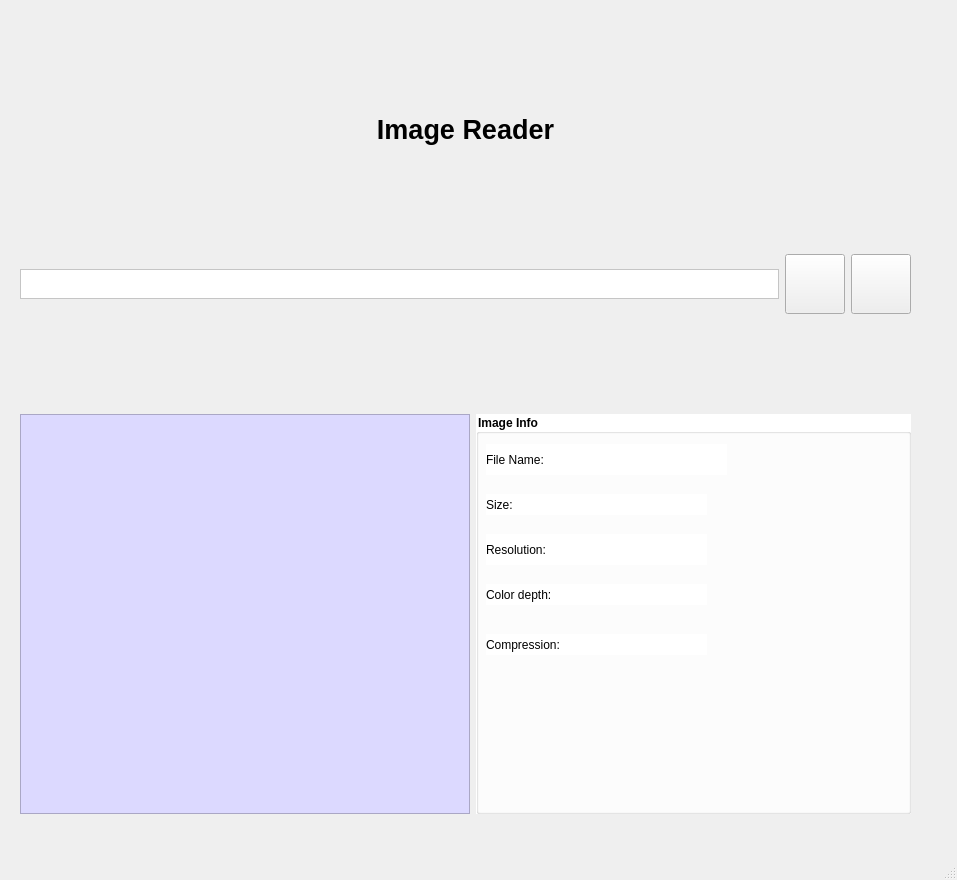
<?xml version="1.0" encoding="UTF-8"?>
<ui version="4.0">
 <class>widget</class>
 <widget class="QMainWindow" name="widget">
  <property name="geometry">
   <rect>
    <x>0</x>
    <y>0</y>
    <width>957</width>
    <height>880</height>
   </rect>
  </property>
  <property name="windowTitle">
   <string>widget</string>
  </property>
  <widget class="QWidget" name="centralwidget">
   <widget class="QWidget" name="verticalLayoutWidget">
    <property name="geometry">
     <rect>
      <x>20</x>
      <y>10</y>
      <width>891</width>
      <height>901</height>
     </rect>
    </property>
    <layout class="QVBoxLayout" name="verticalLayout">
     <item>
      <widget class="QLabel" name="label">
       <property name="maximumSize">
        <size>
         <width>16777215</width>
         <height>50</height>
        </size>
       </property>
       <property name="font">
        <font>
         <pointsize>20</pointsize>
         <bold>true</bold>
        </font>
       </property>
       <property name="text">
        <string>Image Reader</string>
       </property>
       <property name="alignment">
        <set>Qt::AlignCenter</set>
       </property>
      </widget>
     </item>
     <item>
      <layout class="QHBoxLayout" name="horizontalLayout_3">
       <item>
        <widget class="QTextEdit" name="textEdit">
         <property name="maximumSize">
          <size>
           <width>16777215</width>
           <height>30</height>
          </size>
         </property>
         <property name="font">
          <font>
           <pointsize>12</pointsize>
          </font>
         </property>
         <property name="styleSheet">
          <string notr="true">background-color: rgb(255, 255, 255);</string>
         </property>
        </widget>
       </item>
       <item>
        <widget class="QPushButton" name="ProviderButton">
         <property name="minimumSize">
          <size>
           <width>60</width>
           <height>60</height>
          </size>
         </property>
         <property name="maximumSize">
          <size>
           <width>60</width>
           <height>60</height>
          </size>
         </property>
         <property name="text">
          <string/>
         </property>
         <property name="icon">
          <iconset>
           <normaloff>C:/Users/Users/37544/Downloads/folder.png</normaloff>C:/Users/Users/37544/Downloads/folder.png</iconset>
         </property>
         <property name="iconSize">
          <size>
           <width>35</width>
           <height>35</height>
          </size>
         </property>
        </widget>
       </item>
       <item>
        <widget class="QPushButton" name="OpenFileButton">
         <property name="minimumSize">
          <size>
           <width>60</width>
           <height>60</height>
          </size>
         </property>
         <property name="maximumSize">
          <size>
           <width>60</width>
           <height>60</height>
          </size>
         </property>
         <property name="text">
          <string/>
         </property>
         <property name="icon">
          <iconset>
           <normaloff>C:/Users/Users/37544/Downloads/Folder of Images/gallery.png</normaloff>C:/Users/Users/37544/Downloads/Folder of Images/gallery.png</iconset>
         </property>
         <property name="iconSize">
          <size>
           <width>35</width>
           <height>35</height>
          </size>
         </property>
        </widget>
       </item>
      </layout>
     </item>
     <item>
      <layout class="QHBoxLayout" name="horizontalLayout">
       <item>
        <widget class="QListView" name="listView">
         <property name="maximumSize">
          <size>
           <width>450</width>
           <height>400</height>
          </size>
         </property>
         <property name="font">
          <font>
           <pointsize>11</pointsize>
          </font>
         </property>
         <property name="styleSheet">
          <string notr="true">background-color: rgb(249, 216, 255);
background-color: rgb(220, 217, 255);</string>
         </property>
        </widget>
       </item>
       <item>
        <widget class="QGroupBox" name="groupBox">
         <property name="font">
          <font>
           <pointsize>9</pointsize>
           <bold>true</bold>
          </font>
         </property>
         <property name="styleSheet">
          <string notr="true">background-color: rgb(255, 255, 255);
border-color: rgb(189, 176, 255), 2px;</string>
         </property>
         <property name="title">
          <string>Image Info</string>
         </property>
         <widget class="QLabel" name="FileName">
          <property name="geometry">
           <rect>
            <x>10</x>
            <y>30</y>
            <width>241</width>
            <height>31</height>
           </rect>
          </property>
          <property name="text">
           <string>File Name:</string>
          </property>
         </widget>
         <widget class="QLabel" name="SizeLabel">
          <property name="geometry">
           <rect>
            <x>10</x>
            <y>80</y>
            <width>221</width>
            <height>21</height>
           </rect>
          </property>
          <property name="text">
           <string>Size:</string>
          </property>
         </widget>
         <widget class="QLabel" name="Resolution">
          <property name="geometry">
           <rect>
            <x>10</x>
            <y>120</y>
            <width>221</width>
            <height>31</height>
           </rect>
          </property>
          <property name="text">
           <string>Resolution:</string>
          </property>
         </widget>
         <widget class="QLabel" name="ColorDepth">
          <property name="geometry">
           <rect>
            <x>10</x>
            <y>170</y>
            <width>221</width>
            <height>21</height>
           </rect>
          </property>
          <property name="text">
           <string>Color depth:</string>
          </property>
         </widget>
         <widget class="QLabel" name="Compression">
          <property name="geometry">
           <rect>
            <x>10</x>
            <y>220</y>
            <width>221</width>
            <height>21</height>
           </rect>
          </property>
          <property name="text">
           <string>Compression:</string>
          </property>
         </widget>
        </widget>
       </item>
      </layout>
     </item>
     <item>
      <layout class="QHBoxLayout" name="horizontalLayout_4"/>
     </item>
    </layout>
   </widget>
  </widget>
  <widget class="QMenuBar" name="menubar">
   <property name="geometry">
    <rect>
     <x>0</x>
     <y>0</y>
     <width>957</width>
     <height>26</height>
    </rect>
   </property>
  </widget>
  <widget class="QStatusBar" name="statusbar"/>
 </widget>
 <resources/>
 <connections/>
</ui>
